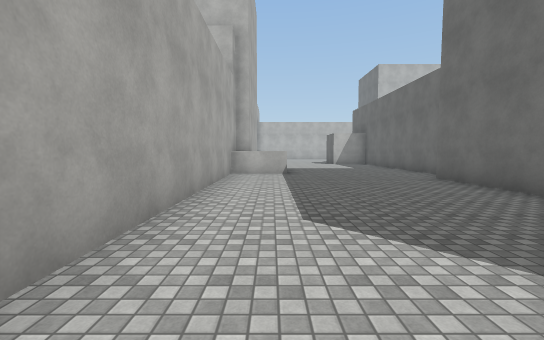
view 1 (above)

17 first-person views from a walk through a 3-D level made in the Unity game engine. The camera is 1.5 m above the floor, tilts 4° down and sees 90° across. The floor is counted in squares, 2 m on a side. Each view is taken from the middle of a square. On the plan, view 1 faces up. The plan holds only what a view shows up to about 10 squares ahead; the rest is blank. The place goes on beyond the plan. The player character is not drawn. Surface patterns are stand-ins for the level's own textures.

view 2
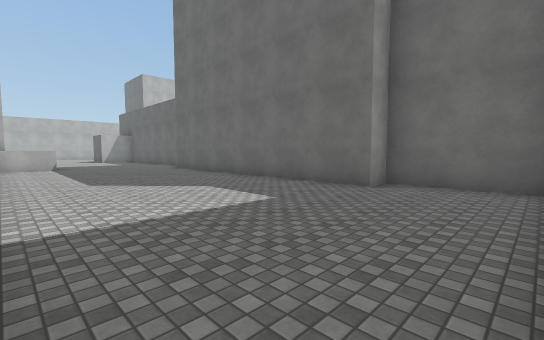

view 3
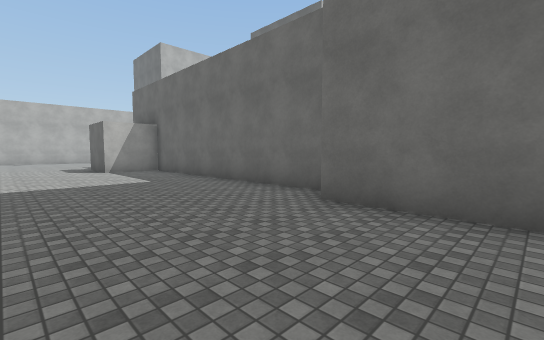

view 4
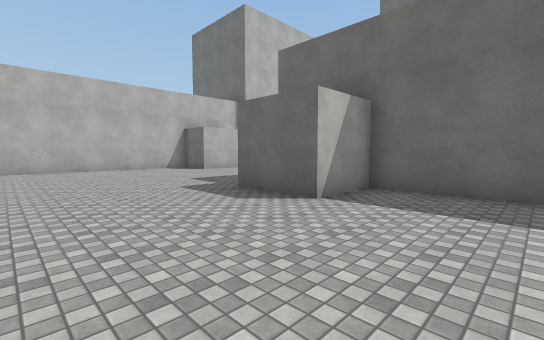

view 5
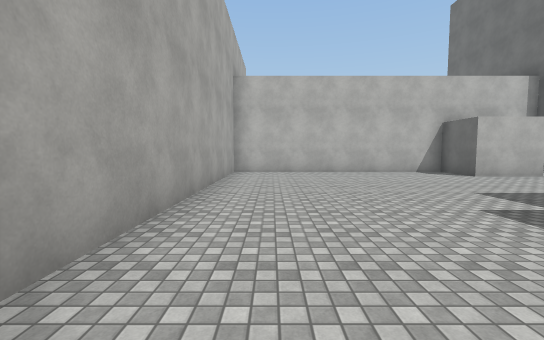

view 6
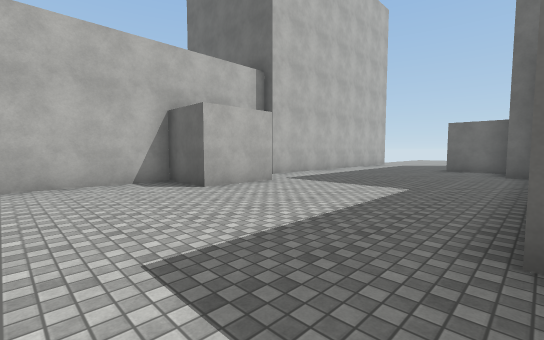

view 7
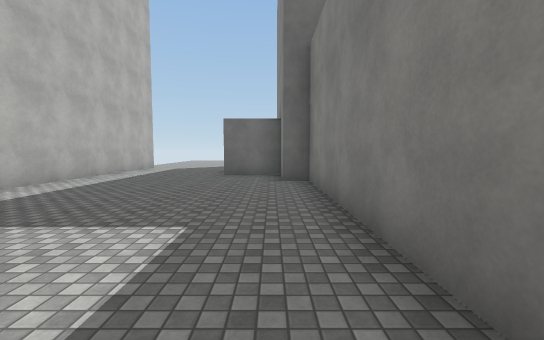

view 8
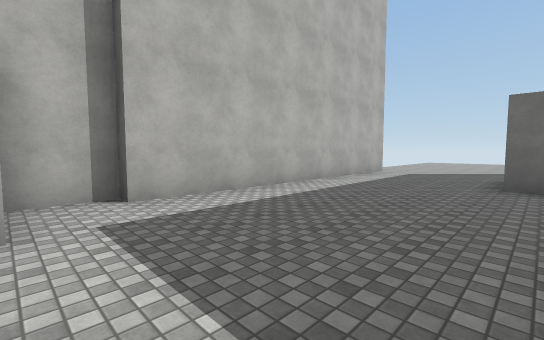

view 9
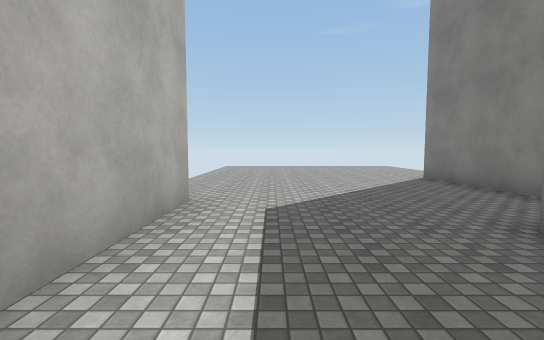

view 10
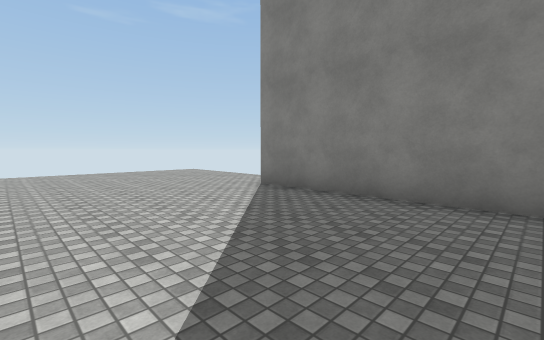

view 11
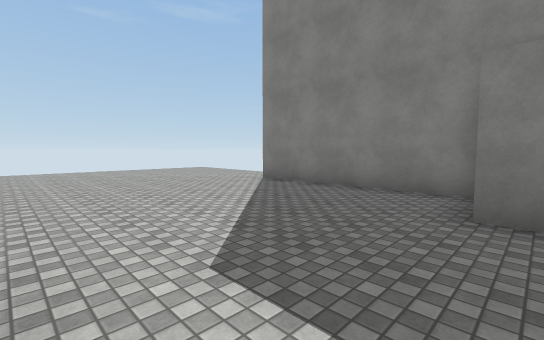

view 12
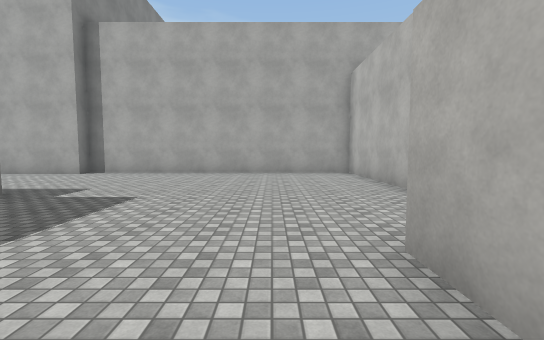

view 13
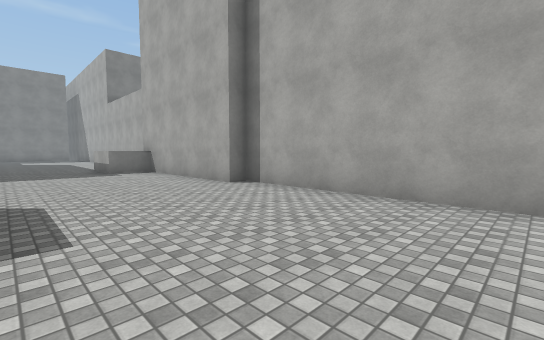

view 14
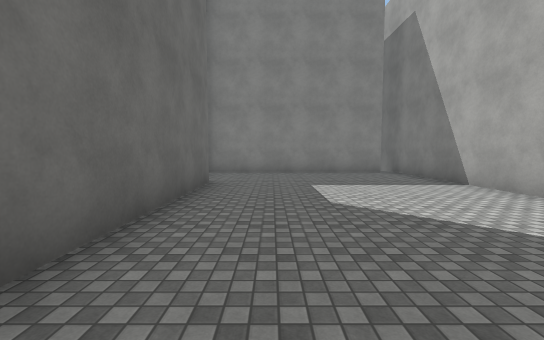

view 15
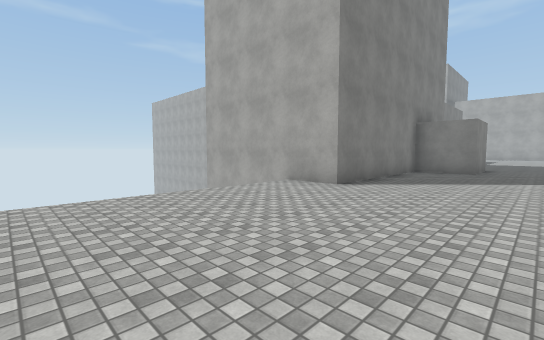

view 16
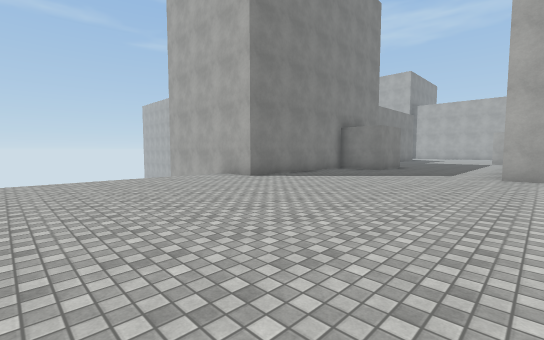

view 17
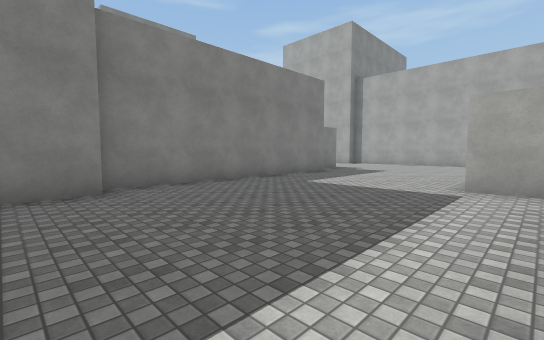

### Floor plan
Points are (right, up) in squares from view 1. A wall is a line through its corners. A room is listed if a view was taken in it or the views show most of it. See-through windows are left out.
Room 1 (views 1, 2, 3, 4, 5, 6, 7, 8, 9, 10, 11, 12, 13, 14, 15, 16, 17)
walls: (5.8, 18.1) (12.8, 18.1) (12.8, 18.7) (14.5, 18.7) (14.5, 20.5) (16.5, 20.5) (16.5, 18.7) (21.6, 18.7) (21.6, 16); (5.3, 7.9) (5.3, 15.5) (3.5, 15.5) (3.5, 17.5); (-0.9, 11) (0.5, 11) (0.5, 9.4); (0.5, 9) (-1.4, 9); (-1.4, 10.1) (-1.4, -5); (8, 24.1) (8, 23) (6, 23) (6, 24.7) (-1.4, 24.7) (-1.4, 15.7) (-0.9, 15.7) (-0.9, 10.8); (18.1, 25.1) (18.1, 24.3) (9.3, 24.3) (9.3, 24.7) (8, 24.7); (-0.8, -4.3) (5.3, -4.3) (5.3, -1.4) (4.5, -1.4) (4.5, 7.5)

Positions as (right, up) in squares from view 1, and headings:
1: (0, 0), facing up
2: (-1, -4), facing up-right
3: (1, 5), facing up-right
4: (0, 13), facing up-right
5: (0, 15), facing up
6: (3, 18), facing up-right
7: (6, 19), facing right
8: (8, 20), facing up-right
9: (14, 23), facing right
10: (17, 23), facing down-right
11: (16, 24), facing down-right
12: (8, 22), facing left
13: (3, 21), facing down-left
14: (3, 5), facing down
15: (27, 22), facing down-left
16: (27, 25), facing down-left
17: (14, 24), facing down-left
